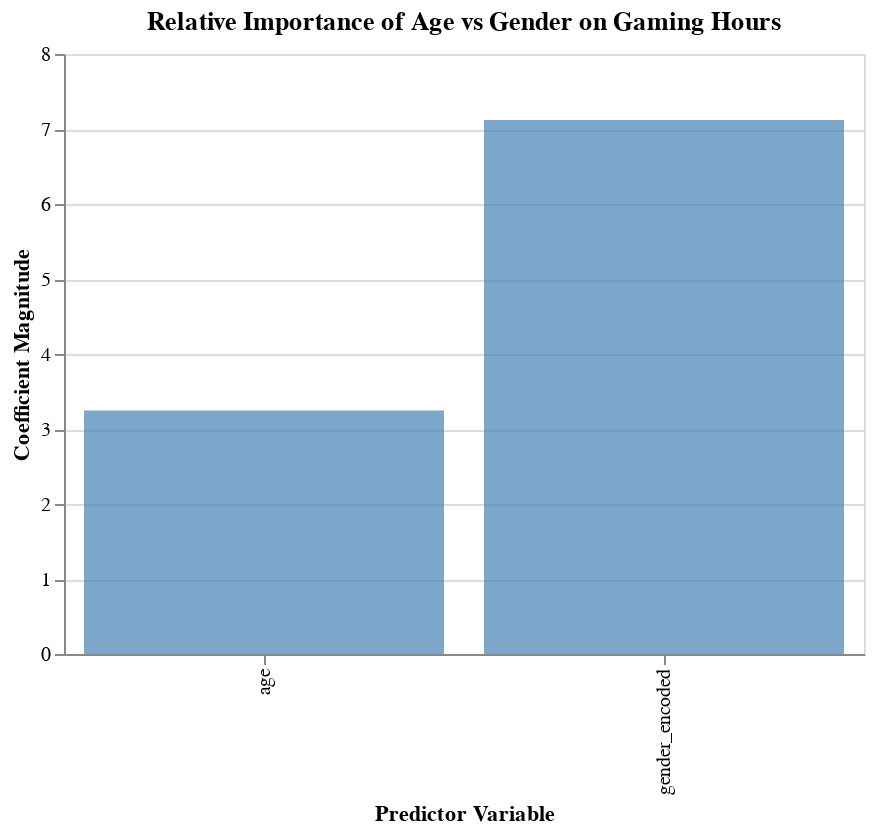

The notebook cell this image was saved under:
### Markdown cell above
Variable	Coefficient (absolute)	Interpretation (English)
Age	3.25	Moderate effect — older or younger players show some variation in playtime.
Gender (encoded)	7.12	Stronger predictor — gender differences correspond to larger variations in playtime.

### Code cell
importance_df = importance.reset_index()
importance_df.columns = ["variable", "importance"]

# 使用Altair绘制条形图
alt.Chart(importance_df).mark_bar(opacity=0.7, color="steelblue").encode(
    x=alt.X("variable", title="Predictor Variable"),
    y=alt.Y("importance", title="Coefficient Magnitude"),
    tooltip=["variable", "importance"]
).properties(
    title="Relative Importance of Age vs Gender on Gaming Hours",
    width=400,
    height=300
)

### Figure 1 — Vega specification as saved in the notebook (floating-point values rounded to 4 significant figures)
{"$schema": "https://vega.github.io/schema/vega/v5.json", "data": [{"name": "source_0", "values": [{"importance": 3.248, "importance_end": 3.248, "importance_start": 0.0, "variable": "age"}, {"importance": 7.121, "importance_end": 7.121, "importance_start": 0.0, "variable": "gender_encoded"}]}, {"name": "source_0_x_domain_variable", "values": [{"variable": "age"}, {"variable": "gender_encoded"}]}], "marks": [{"type": "rect", "name": "marks", "from": {"data": "source_0"}, "encode": {"update": {"fill": {"value": "steelblue"}, "x": {"field": "variable", "scale": "x"}, "width": {"signal": "max(0.25, bandwidth('x'))"}, "y2": {"field": "importance_start", "scale": "y"}, "tooltip": {"signal": "{\"variable\": isValid(datum[\"variable\"]) ? datum[\"variable\"] : \"\"+datum[\"variable\"], \"importance\": format(datum[\"importance\"], \"\")}"}, "opacity": {"value": 0.7}, "y": {"field": "importance_end", "scale": "y"}}}, "style": ["bar"]}], "scales": [{"name": "x", "type": "band", "domain": {"data": "source_0_x_domain_variable", "field": "variable", "sort": true}, "range": [0, {"signal": "width"}], "paddingOuter": 0.05, "paddingInner": 0.1}, {"name": "y", "type": "linear", "domain": {"data": "source_0", "fields": ["importance_start", "importance_end"]}, "range": [{"signal": "height"}, 0], "zero": true, "nice": true}], "axes": [{"scale": "y", "maxExtent": 0, "grid": true, "gridScale": "x", "domain": false, "ticks": false, "tickCount": {"signal": "ceil(height/40)"}, "orient": "left", "zindex": 0, "minExtent": 0, "labels": false, "aria": false}, {"scale": "x", "orient": "bottom", "grid": false, "labelAlign": "right", "title": "Predictor Variable", "zindex": 0, "labelAngle": 270, "labelBaseline": "middle"}, {"scale": "y", "grid": false, "labelOverlap": true, "orient": "left", "title": "Coefficient Magnitude", "tickCount": {"signal": "ceil(height/40)"}, "zindex": 0}], "title": {"text": "Relative Importance of Age vs Gender on Gaming Hours", "frame": "group"}, "width": 400, "height": 300, "style": "cell", "padding": 5, "background": "white"}
